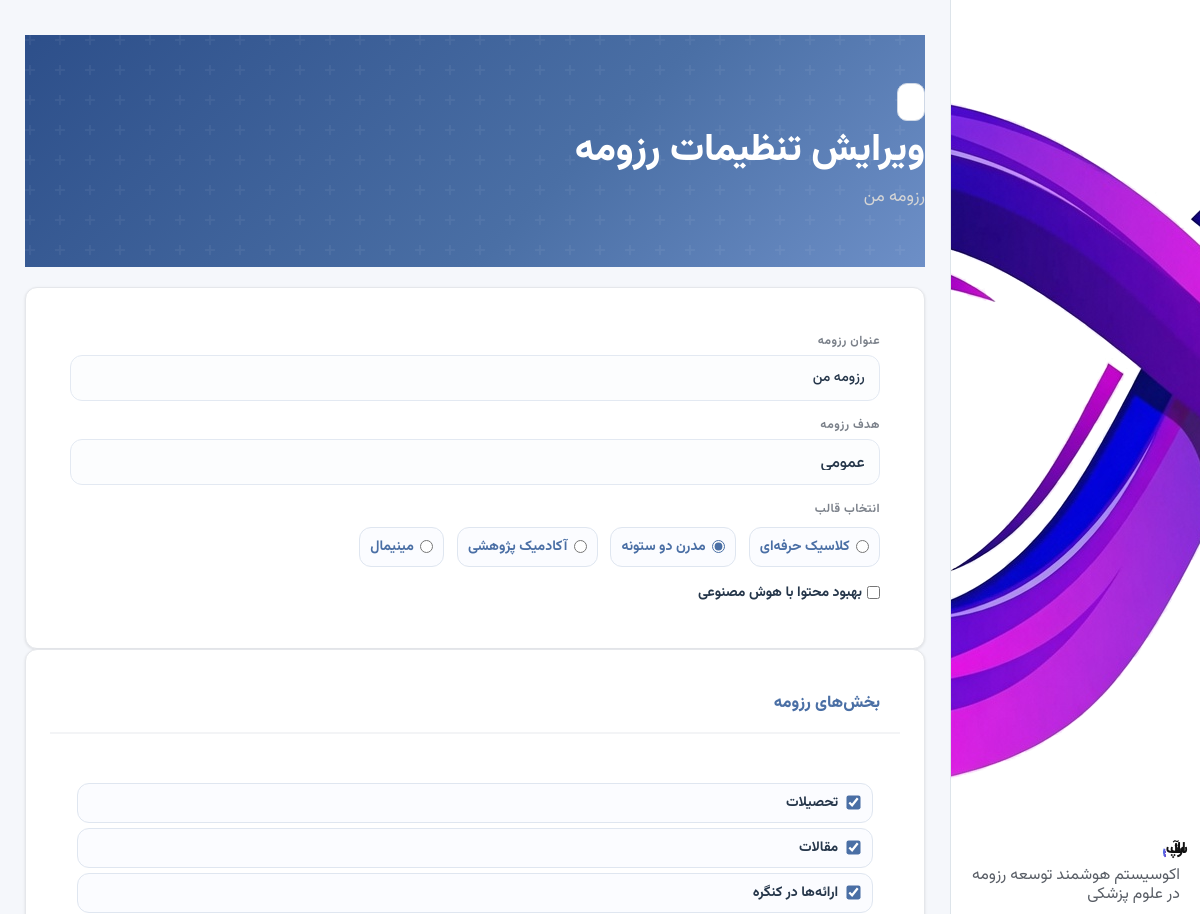
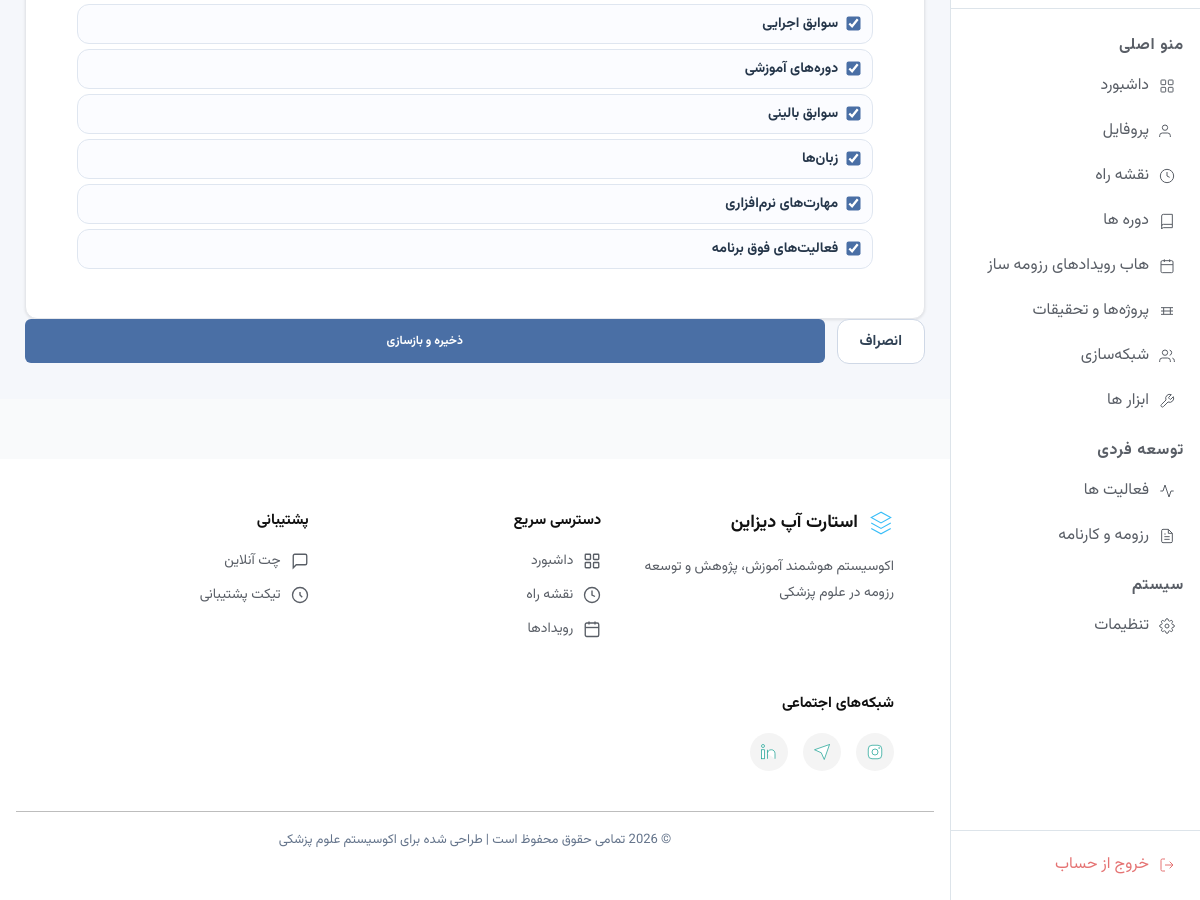
/resume/21/edit/ (signed in), run on the app's committed database (2 pictures, top to bottom).
### resume/models.py (models this page shows, shortened)
class Resume(models.Model):
    user = models.ForeignKey(User, on_delete=models.CASCADE, related_name='resumes')
    title = models.CharField('عنوان رزومه', max_length=200, default='رزومه من')
    purpose = models.CharField('هدف رزومه', max_length=50, choices=PURPOSE_CHOICES, default='general')
    template = models.CharField('قالب رزومه', max_length=30, choices=TEMPLATE_CHOICES, default='classic')
    use_ai = models.BooleanField('استفاده از AI', default=False)
    ai_enhanced = models.BooleanField('بهبود یافته با AI', default=False)
    include_education = models.BooleanField('تحصیلات', default=True)
    include_articles = models.BooleanField('مقالات', default=True)
    include_presentations = models.BooleanField('ارائه‌ها', default=True)
    include_executive = models.BooleanField('سوابق اجرایی', default=True)
    include_training = models.BooleanField('دوره‌های آموزشی', default=True)
    include_clinical = models.BooleanField('سوابق بالینی', default=True)
    include_languages = models.BooleanField('زبان‌ها', default=True)
    include_skills = models.BooleanField('مهارت‌ها', default=True)
    include_extracurricular = models.BooleanField('فعالیت‌های فوق برنامه', default=True)
    ai_summary = models.TextField('خلاصه حرفه‌ای (AI)', blank=True)
    pdf_file = models.FileField('فایل PDF', upload_to='resumes/pdf/', blank=True, null=True)
    docx_file = models.FileField('فایل Word', upload_to='resumes/docx/', blank=True, null=True)
    created_at = models.DateTimeField(auto_now_add=True)
    updated_at = models.DateTimeField(auto_now=True)
    class Meta:
        verbose_name = 'رزومه'
        verbose_name_plural = 'رزومه‌ها'
        ordering = ['-created_at']

### resume/views.py (the view)
# urls.py: path('<int:pk>/edit/', views.resume_edit, name='resume_edit'),
@login_required
def resume_edit(request, pk):
    resume = get_object_or_404(Resume, pk=pk, user=request.user)
    if request.method == 'POST':
        form = ResumeCreateForm(request.POST, instance=resume)
        if form.is_valid():
            resume = form.save(commit=False)
            resume.ai_enhanced = False  # force re-generation
            resume.save()
            return redirect('resume:resume_generate', pk=resume.pk)
    else:
        form = ResumeCreateForm(instance=resume)
    return render(request, 'resume/resume_edit.html', {'form': form, 'resume': resume})

### templates/resume/resume_edit.html (shortened to what this page needs)
{% extends "base.html" %}
{% load static %}
{% block extra_css %}
<link rel="stylesheet" href="{% static 'css/styles.css' %}">
{% endblock %}
{% block content %}
<div class="rs-page" dir="rtl">
  <div class="container py-5">
    <div class="row justify-content-center">
      <div class="col-lg-8">
        <div class="rs-page-header rs-page-header-compact">
          <div class="d-flex align-items-center gap-3">
            <a href="{% url 'resume:resume_detail' resume.pk %}" class="rs-btn rs-btn-outline-secondary rs-btn-sm">
            </a>
            <div>
              <h3 class="rs-page-title mb-0">ویرایش تنظیمات رزومه</h3>
              <p class="rs-page-subtitle mb-0">{{ resume.title }}</p>
            </div>
          </div>
        </div>
        <form method="post">
          <div class="card rs-card mb-4">
            <div class="card-body rs-card-body">
              <div class="row g-3">
                <div class="col-md-6">
                  <div class="rs-field-item">
                    <label class="rs-field-label">{{ form.title.label }}</label>
                    {{ form.title }}
                  </div>
                </div>
                <div class="col-md-6">
                  <div class="rs-field-item">
                    <label class="rs-field-label">{{ form.purpose.label }}</label>
                    {{ form.purpose }}
                  </div>
                </div>
                <div class="col-12">
                  <div class="rs-field-item">
                    <label class="rs-field-label">{{ form.template.label }}</label>
                    <div class="rs-radio-group">
                      {% for choice in form.template %}
                        <div class="form-check rs-radio-item">
                          {{ choice.tag }}
                          <label class="form-check-label" for="{{ choice.id_for_label }}">
                            {{ choice.choice_label }}
                          </label>
                        </div>
                      {% endfor %}
                    </div>
                  </div>
                </div>
                <div class="col-12">
                  <div class="form-check form-switch rs-switch-row">
                    {{ form.use_ai }}
                    <label class="form-check-label rs-switch-label ms-2" for="useAI">{{ form.use_ai.label }}</label>
                  </div>
                </div>
              </div>
            </div>
          </div>
          <div class="card rs-card mb-4">
            <div class="card-header rs-card-header">
              <h5 class="rs-card-section-title mb-0">بخش‌های رزومه</h5>
            </div>
            <div class="card-body rs-card-body">
              <div class="row g-3">
                {% for field in form %}
                  {% if field.name|slice:":8" == "include_" %}
                  <div class="col-md-4 col-sm-6">
                    <div class="rs-check-card">
                      {{ field }}
                      <label class="form-check-label rs-check-label" for="{{ field.id_for_label }}">
                        {{ field.label }}
                      </label>
                    </div>
                  </div>
                  {% endif %}
                {% endfor %}
              </div>
            </div>
          </div>
          <div class="rs-form-actions">
            <a href="{% url 'resume:resume_detail' resume.pk %}" class="rs-btn rs-btn-outline-secondary rs-btn-lg">
              انصراف
            </a>
            <button type="submit" class="rs-btn rs-btn-primary rs-btn-lg">
              ذخیره و بازسازی
            </button>
          </div>
        </form>
      </div>
    </div>
  </div>
</div>
{% endblock %}

### static/css/common.css (style rules this page uses)
*, *::before, *::after { box-sizing: border-box; margin: 0; padding: 0; }
html { scroll-behavior: smooth; }
:root { --gap: 26px; --gap-xs: calc(var(--gap) * 0.3); --gap-sm: calc(var(--gap) - 2px); --gap-smm: calc(var(--gap) - 6px); --gap-smmm: calc(var(--gap) - 12px); --gap-smmmm: calc(var(--gap) - 16px); --gap-md: calc(var(--gap) * 0.75); --gap-lg: calc(var(--gap) + 2px); --gap-lgg: calc(var(--gap) + 6px); --gap-lggg: calc(var(--gap) + 12px); --gap-xl: calc(var(--gap) * 2); --gap-2xl: calc(var(--gap) * 3); --text: 8px; --text-xs: calc(var(--text) + 0px); --text-sm: calc(var(--text) + 1px); --text-base: calc(var(--text) + 2px); --text-lg: calc(var(--text) + 3px); --text-xl: calc(var(--text) + 4px); --text-2xl: calc(var(--text) + 5px); --text-3xl: calc(var(--text) + 7px); --text-4xl: calc(var(--text) + 9px); --text-5xl: calc(var(--text) + 11px); --text-6xl: calc(var(--text) + 15px); --text-7xl: calc(var(--text) + 20px); --bg-page: #eef0f5; --card: #ffffff; --card-soft: #f5f6fa; --card-soft-2: #fbfcfd; --line: #dbdada80; --bg: #F7F9FC; --white: #FFFFFF; --black: #111111; --paper: #f7f9fb; --ink: #20233F; --ink-900: #171b2e; --ink-700: #383d52; --ink-600: #5c6170; --ink-mid: #3a4a5a; --ink-400: #9498a6; --ink-200: #d7dae3; --ink-100: #eef0f5; --ink-muted: #8a9bac; --muted: #767b98; --text-1: #2D3748; --text-2: #3e4147; --text-muted: #595e66; --primary: #2f5cf5; --primary-ink: #1f3fc9; --primary-soft: #dee6ff; --primary-softer: #eef1ff; --primary-light: #EBF1FD; --primary-dark: var(--primary-ink); --primary-hover: var(--primary-ink); --accent: #7EC8C8; --accent-2: #00b89c; --accent-light: #E8F7F7; --blue: #3E63DD; --blue-soft: #7C93F5; --green: #1ea672; --green-soft: #dbf3ea; --red: #e0553f; --red-soft: #fbe2de; --red-deep: #B91C1C; --danger: #e84040; --amber: #c98a1e; --amber-soft: #faedd6; --purple: #ac63ea; --purple-deep: #5B21B6; --purple-soft: rgba(172, 99, 234, 0.12); --gold: #b8873a; --gold-soft: #f6ecda; --bg-1: #eef1ff; --bg-2: #f3eefc; --bg-card: var(--card); --card-bg: var(--card); --page-bg: var(--bg-page); --sidebar-bg: #FFFFFF; --border: #E2E8F0; --rule: #dde4ec; --radius: 10px; --radius-sm: 8px; --radius-card: 22px; --radius-lg: 26px; --radius-md: 16px; --sd-radius-lg: 20px; --sd-radius-md: 14px; --sd-radius-sm: 9px; --shadow-box: 0 2px 4px rgba(0, 0, 0, 0.05); --shadow-sm: 0 4px 10px rgba(20, 26, 46, .02); --shadow: 0 2px 8px rgba(91, 141, 239, 0.10); --shadow-md: 0 10px 30px rgba(20, 26, 46, .08); --shadow-card: 0 2px 12px rgba(47, 92, 245, .07), 0 1px 3px rgba(23, 27, 46, .06); --shadow-btn: 0 2px 8px rgba(47, 92, 245, .25); --shadow-elevated: 0 6px 24px rgba(47, 92, 245, .12), 0 2px 6px rgba(47, 92, 245, .06); --shadow-hover: 0 12px 32px rgba(47, 92, 245, .14); --shadow-lg: 0 20px 48px rgba(47, 92, 245, 0.14); --shadow-glow: 0 0 0 6px var(--primary-softer); --sd-shadow: 0 2px 12px rgba(47, 92, 245, .07); --sd-shadow-md: 0 4px 24px rgba(47, 92, 245, .11); --transition: 0.15s ease; --ease: cubic-bezier(.22, 1, .36, 1); --sd-primary: var(--primary); --sd-primary-soft: var(--primary-soft); --sd-green: var(--green); --sd-green-soft: var(--green-soft); --sd-amber: var(--amber); --sd-amber-soft: var(--amber-soft); --sd-red: var(--red); --sd-red-soft: var(--red-soft); --sd-ink-900: var(--ink-900); --sd-ink-600: var(--ink-600); --sd-ink-400: var(--ink-400); --sd-ink-200: var(--ink-200); --sd-bg: var(--bg-page); --sd-white: var(--card); }
body { background: var(--bg); color: var(--text); min-height: 100vh; display: flex; }
html, body, p, span, div, h1, td, h2, h3, h4, h5, h6, a, li, ul, ol, label, small, medium, strong, em, b, i, blockquote, q, cite, code, pre, button, input, textarea, select, option { font-family: "Vazirmatn", "Roboto", sans-serif; }
* { scrollbar-width: thin; scrollbar-color: var(--ink-200) transparent; box-sizing: border-box; }
a { color: inherit; }

### data on the page
Resume: title "رزومه من", purpose "عمومی", form "☑" "☑" "☑" "☑" "☑" "☑" "☑" "☑" "☑"

### other printed values
{{ choice.choice_label }} "کلاسیک حرفه‌ای" "مدرن دو ستونه" "آکادمیک پژوهشی" "مینیمال"
{{ field.label }} "تحصیلات" "مقالات" "ارائه‌ها در کنگره" "سوابق اجرایی" "دوره‌های آموزشی" "سوابق بالینی" "زبان‌ها" "مهارت‌های نرم‌افزاری" "فعالیت‌های فوق برنامه"
